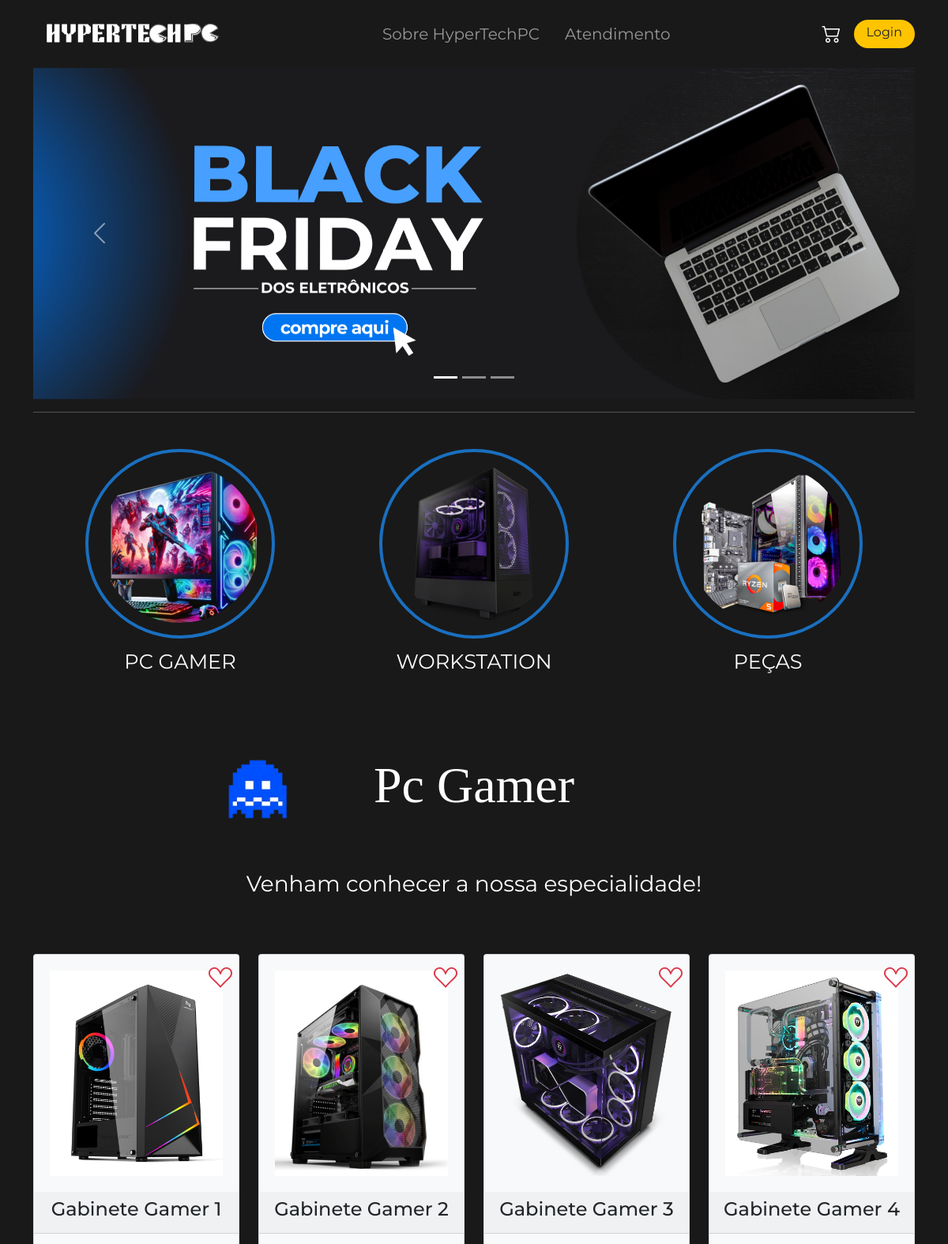
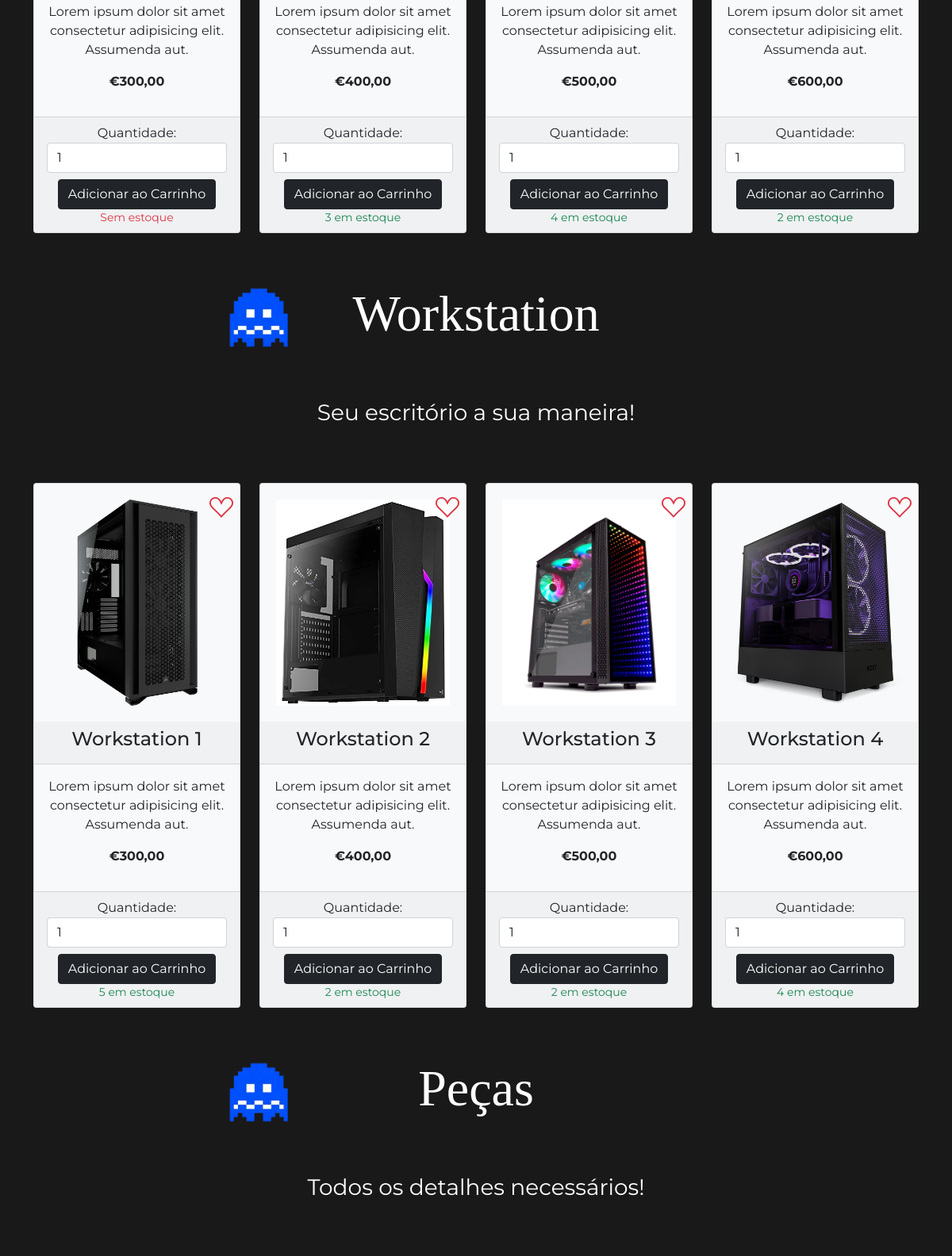
The page / (upper part) on the database its author committed (2 pictures, top to bottom).
### tables this page shows
CREATE TABLE `products` (
  `id_product` int NOT NULL,
  `name_product` varchar(50) NOT NULL,
  `quantity_product` int NOT NULL,
  `price_product` varchar(10) NOT NULL,
  `category_product` varchar(50) NOT NULL,
  `image_product` varchar(100) NOT NULL
);

### index.php (the view, shortened to what this page needs)
<?php
include('conexao.php');
$user_id = isset($_SESSION['id_user']) ? $_SESSION['id_user'] : null;
?>
<!DOCTYPE html>
<html lang="pt">
<head>
  <link href="https://cdn.jsdelivr.net/npm/bootstrap@5.0.2/dist/css/bootstrap.min.css" rel="stylesheet"
>
  <link rel="stylesheet" href="https://cdn.jsdelivr.net/npm/bootstrap-icons/font/bootstrap-icons.css">
  <link rel="stylesheet" href="css/style_nav_footer.css">
  <link rel="stylesheet" href="css/style_header_main.css">
</head>
<body class="vh-100 overflow-auto">
  <nav class="navbar navbar-expand-lg navbar-dark">
    <div class="container">
      <a class="navbar-brand" href="index.php">
        <img class="img-fluid" style="max-width: 250px;" src="imagens/logo/hyperTech_PC.png" alt="logo HypertechPC" title="logo HyperTechPC">
      </a>
      <div class="collapse navbar-collapse d-lg-flex justify-content-center" id="navbarNav">
        <ul class="navbar-nav mb-2 mb-lg-0 fs-5">
          <li class="nav-item me-3">
            <a class="nav-link" href="pages/sobre_hypertech.html">Sobre HyperTechPC</a>
          </li>
          <li class="nav-item me-3">
            <a class="nav-link" href="pages/atendimento.html">Atendimento</a>
          </li>
        </ul>
      </div>
      <div class="d-none d-lg-flex ms-auto">
        <a href="pages/carrinho.php" class="text-white me-3">
          <i class="bi bi-cart2 fs-4"></i>
        </a>
        <?php if ($user_id): ?>
          <a href="login.php" class="text-dark text-decoration-none px-3 py-1 rounded-4" id="criar_conta">
            <?php
            echo "Conta";
            ?>
          </a>
        <?php else: ?>
          <a href="login.php" class="text-dark text-decoration-none px-3 py-1 rounded-4" id="criar_conta1">Login</a>
        <?php endif; ?>
      </div>
    </div>
  </nav>
  <header class="container">
    <div id="carouselMain" class="carousel carousel-light slide" data-bs-ride="carousel">
      <ol class="carousel-indicators">
        <li data-bs-target="#carouselMain" data-bs-slide-to="0" class="active"></li>
        <li data-bs-target="#carouselMain" data-bs-slide-to="1"></li>
        <li data-bs-target="#carouselMain" data-bs-slide-to="2"></li>
      </ol>
      <div class="carousel-inner">
        <div class="carousel-item active text-center" data-bs-interval="4000">
          <img src="imagens/slides/desktop.png" alt="Slide promoção" class="img-fluid d-none d-md-block">
        </div>
      </div>
      <a class="carousel-control-prev" href="#carouselMain" role="button" data-bs-slide="prev">
        <span class="carousel-control-prev-icon"></span>
      </a>
      <a class="carousel-control-next" href="#carouselMain" role="button" data-bs-slide="next">
        <span class="carousel-control-next-icon"></span>
      </a>
    </div>
    <hr class="mt-3 text-white">
    <div class="container">
      <div class="row justify-content-center">
        <div class="col-4 img_container">
          <a href="#pc_gamer">
            <img src="imagens/links_header/pcgamer.png" alt="Pc Gamer" title="Pc Gamer">
          </a>
          <p>PC GAMER</p>
        </div>
        <div class="col-4 img_container">
          <a href="#workstation">
            <img src="imagens/links_header/pcworkstation.avif" alt="Workstation" title="Workstation">
          </a>
          <p>WORKSTATION</p>
        </div>
        <div class="col-4 img_container">
          <a href="#pecas">
            <img src="imagens/links_header/peças.png" alt="Peças de PC" title="Peças de PC">
          </a>
          <p>PEÇAS</p>
        </div>
      </div>
    </div>
  </header>
  <main class="container text-center">
    <section>
      <h1><img class="pacman_blue" src="imagens/outros/pacmanblue.png" alt="pacman blue" id="pc_gamer">Pc Gamer</h1>
      <p class="text-center fs-3 text-white mb-5">Venham conhecer a nossa especialidade!</p>
      <div class="row">
        <?php
        $categoriaFiltrada = "pc_gamer";
        $sql = "SELECT id_product, name_product, price_product, quantity_product, image_product
                FROM products
                WHERE category_product = ?";
        $comando = $mysqli->prepare($sql);
        $comando->bind_param("s", $categoriaFiltrada);
        $comando->execute();
        $result = $comando->get_result();
        if ($result->num_rows > 0) {
          while ($row = $result->fetch_assoc()) {
            $nomeProduto = $row["name_product"];
            $valor = number_format($row["price_product"], 2, ',', '.');
            $quantidade = $row["quantity_product"];
            $imagem = $row["image_product"];
            echo '
                    <div class="col-lg-3 col-md-4 col-sm-6 col-6 d-flex align-items-stretch card_margin">
                        <div class="card text-center bg-light">
                            <a href="" class="position-absolute top-0 end-0 p-2 text-danger">
                                <i class="bi bi-suit-heart heart"></i>
                            </a>
                            <img src="' . $imagem . '" class="card-img-top" alt="Produto">
                            <div class="card-header">
                                <h4 class="card-title">' . $nomeProduto . '</h4>
                            </div>
                            <div class="card-body">
                                <p class="card-text">
                                    Lorem ipsum dolor sit amet consectetur adipisicing elit. Assumenda aut.
                                </p>
                                <p><b>€' . $valor . '</b></p>
                            </div>
                            <div class="card-footer">
                                <form class="d-block" action="pages/carrinho.php" method="POST">
                                    <input type="hidden" name="produto_id" value="' . $row['id_product'] . '">
                                    <label for="quantidade_' . $row['id_product'] . '">Quantidade:</label>
                                    <input type="number" id="quantidade_' . $row['id_product'] . '" name="quantidade" min="1" max="' . $quantidade . '" value="1" class="form-control mb-2">
                                    <button type="submit" class="btn btn-dark">
                                        Adicionar ao Carrinho
                                    </button>
                                </form>
                                <small class="' . ($quantidade > 0 ? 'text-success' : 'text-danger') . '">' . ($quantidade > 0 ? $quantidade . ' em estoque' : 'Sem estoque') . '</small>
                            </div>
                        </div>
                    </div>';
          }
        } else {
          echo "Nenhum produto encontrado para a categoria " . $categoriaFiltrada;
        }
        ?>
      </div>
    </section>
    <section>
      <h1><img class="pacman_blue" src="imagens/outros/pacmanblue.png" alt="pacman blue" id="workstation">Workstation</h1>
      <p class="text-center fs-3 text-white mb-5">Seu escritório a sua maneira!</p>
      <div class="row">
        <?php
        $categoriaFiltrada = "workstation";
        $sql = "SELECT id_product, name_product, price_product, quantity_product, image_product
            FROM products
            WHERE category_product = ?";
        $comando = $mysqli->prepare($sql);
        $comando->bind_param("s", $categoriaFiltrada);
        $comando->execute();
        $result = $comando->get_result();
        if ($result->num_rows > 0) {
          while ($row = $result->fetch_assoc()) {
            $nomeProduto = $row["name_product"];
            $valor = number_format($row["price_product"], 2, ',', '.');
            $quantidade = $row["quantity_product"];
            $imagem = $row["image_product"];
            echo '
            <div class="col-lg-3 col-md-4 col-sm-6 col-6 d-flex align-items-stretch card_margin">
              <div class="card text-center bg-light">
                <a href="" class="position-absolute top-0 end-0 p-2 text-danger">
                  <i class="bi bi-suit-heart heart"></i>
                </a>
                <img src="' . $imagem . '" class="card-img-top" alt="Produto">
                <div class="card-header">
                  <h4 class="card-title">' . $nomeProduto . '</h4>
                </div>
                <div class="card-body">
                  <p class="card-text">
                    Lorem ipsum dolor sit amet consectetur adipisicing elit. Assumenda aut.
                  </p>
                  <p><b>€' . $valor . '</b></p>
                </div>
                <div class="card-footer">
                  <form class="d-block" action="pages/carrinho.php" method="POST">
                    <input type="hidden" name="produto_id" value="' . $row['id_product'] . '">
                     <label for="quantidade_' . $row['id_product'] . '">Quantidade:</label>
                     <input type="number" id="quantidade_' . $row['id_product'] . '" name="quantidade" min="1"    max="' . $quantidade . '" value="1" class="form-control mb-2">
                    <button type="submit" class="btn btn-dark">
                      Adicionar ao Carrinho
                    </button>
                  </form>
                  <small class="' . ($quantidade > 0 ? 'text-success' : 'text-danger') . '">' . ($quantidade > 0 ? $quantidade . ' em estoque' : 'Sem estoque') . '</small>
                </div>
              </div>
            </div>';
          }
        } else {
          echo "Nenhum produto encontrado para a categoria " . $categoriaFiltrada;
        }
        ?>
      </div>
    </section>
    <section>
      <h1><img class="pacman_blue" src="imagens/outros/pacmanblue.png" alt="pacman blue" id="pecas">Peças</h1>
      <p class="text-center fs-3 text-white mb-5">Todos os detalhes necessários!</p>
      <div class="row">
      </div>
    </section>
  </main>
</body>
</html>

### css/style_nav_footer.css (style rules this page uses)
body { font-family:'Montserrat', sans-serif ; background: url(../imagens/background/wp12633398.webp) no-repeat center center fixed rgba(0, 0, 0, 0.9) ; background-blend-mode: multiply; background-position: center; background-size: cover; }
#criar_conta, #criar_conta1, #criar_conta2, #button_bottom { background-color: #ffc400; color: black; border-radius: 20px; }

### css/style_header_main.css (style rules this page uses)
.img_container { text-align: center; margin-bottom: 20px; margin-top: 30px; }
.img_container img { width: auto; height: 15rem; padding: 1rem; border: solid 4px #1A6FBF; border-radius: 8rem; }
.img_container p { font-size: 1.6rem; margin-top: 10px; color:white; }
.pacman_blue { position: absolute; left: 10rem; display: flex; width: 120px; animation: float 3s ease-in-out infinite; }
.card_margin { margin-top: 20px; }
h1 { font-family: NTBrickSans; color: white; font-size: 4rem; margin: 4rem; position: relative; }
.heart { font-size: 30px; }
.card-img-top { height: 300px; padding: 20px; object-fit: cover; }
.card { display: flex; flex-direction: column; }
.card-body { flex-grow: 1; }
.card-footer { display: flex; flex-direction: column; justify-content: flex-end; }

### rows shown on the page
products: image_product (picture), name_product "Gabinete Gamer 1", price_product "300,00", quantidade "1", quantity_product "Sem estoque"
products: shows a picture, name_product "Gabinete Gamer 2", price_product "400,00", quantity_product "3"
products: shows a picture, name_product "Gabinete Gamer 3", price_product "500,00", quantity_product "4"
products: image_product (picture), name_product "Gabinete Gamer 4", price_product "600,00", quantity_product "2"
products: shows a picture, name_product "Workstation 1", price_product "300,00", quantity_product "5"
products: shows a picture, name_product "Workstation 2", price_product "400,00", quantity_product "2"
products: shows a picture, name_product "Workstation 3", price_product "500,00", quantity_product "2"
products: shows a picture, name_product "Workstation 4", price_product "600,00", quantity_product "4"
